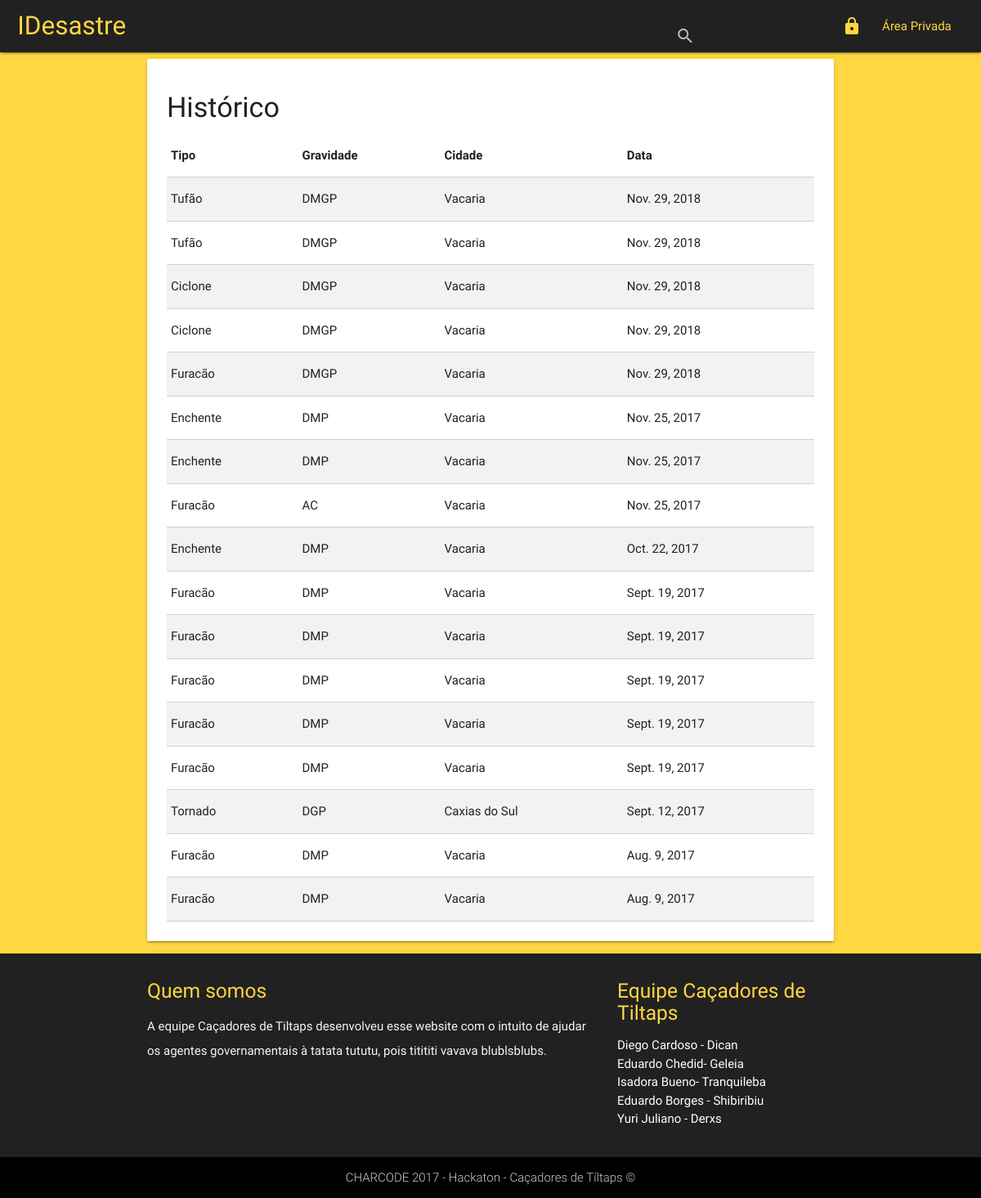
Page /especialista/indice/ (signed in) on the committed database.
### cadastro_incidente/models.py (models this page shows)
class Incidente(models.Model):
	gravidades = (
		('AC','Acidente'),
		('DMP', 'Médio Porte'),
		('DGP', 'Grande Porte'),
		('DMGP', 'Muito Grande Porte'),
	)
	cidade = models.ForeignKey(Cidade)
	tipo = models.CharField(max_length=30)
	data_prevista = models.DateField()
	gravidade = models.CharField(max_length=4, choices=gravidades)
	postado_por = models.ForeignKey('auth.User', editable=False)

### cidades/models.py (models this page shows)
class Cidade(models.Model):
    estados = (
        ('AC', 'AC'),
        ('AL', 'AL'),
        ('AP', 'AP'),
        ('AM', 'AM'),
        ('BA', 'BA'),
        ('CE', 'CE'),
        ('DF', 'DF'),
        ('ES', 'ES'),
        ('GO', 'GO'),
        ('MA', 'MA'),
        ('MT', 'MT'),
        ('MS', 'MS'),
        ('MG', 'MG'),
        ('PA', 'PA'),
        ('PB', 'PB'),
        ('PR', 'PR'),
        ('PE', 'PE'),
        ('PI', 'PI'),
        ('RJ', 'RJ'),
        ('RN', 'RN'),
        ('RO', 'RO'),
        ('RR', 'RR'),
        ('RS', 'RS'),
        ('SC', 'SC'),
        ('SP', 'SP'),
        ('SE', 'SE'),
        ('TO', 'TO'),
    )
    nome = models.CharField(max_length=50)
    uf = models.CharField(max_length=2, choices=estados, verbose_name='UF')
    usuario = models.OneToOneField(User)
    def __str__(self):
        return self.nome

### cadastro_especialistas/views.py (the view)
@user_passes_test(is_especialista)
@login_required
def indice(request):
	usuario = request.user
	incidentes = Incidente.objects.filter(postado_por=usuario).order_by('-data_prevista')
	return render(request, 'especialistas/seila.html', {'incidentes':incidentes})

### cadastro_especialistas/views.py (called while the page is built)
def is_especialista(user):
	return str(user.groups.first()) == 'Especialistas'

### cadastro_especialistas/templates/especialistas/seila.html (shortened to what this page needs)
<!DOCTYPE html>
<html lang="pt-BR">
<head>
{% load static %}
  <link href="{% static 'home/css/materialize.css' %}" type="text/css" rel="stylesheet" media="screen,projection"/>
  <link href="{% static 'home/css/style.css' %}" type="text/css" rel="stylesheet" media="screen,projection"/>
</head>
<body class="amber accent-2">
  <header class= "navbar-fixed">
  <nav class="grey darken-4">
    <div class="nav-wrapper">
    <div class="row">
    <div class="col l3 left"><a id="logo-container" href="#" class="brand-logo"><span style="padding: 10px 10px 20px 10px; color: #ffd740;">IDesastre</span></a></div>
    <div class="col l2">
        <form>
          <div class="input-field">
            <input id="search" type="search" />
            <label for="search"><i class="material-icons">search</i></label>
          </div>
        </form>
      </div>
    <div class="col l2">
      <ul class="right">
        <li><a href="#"><i class="material-icons left"><span style="color:#ffd740">https</span></i><span style="padding: 10px 10px 20px 10px;color: #ffd740">Área Privada</span></a></li>
      </ul></div>
    </div>
    </div>
  </nav>
  </header>
    <div class="container amber accent-2">
      <div class="card-panel hoverable">
        <h4>Histórico</h4>
          <table class = "striped bordered">
             <thead>
                <tr>
                   <th>Tipo</th>
                   <th>Gravidade</th>
                   <th>Cidade</th>
                   <th>Data</th>
                </tr>
             </thead>
             <tbody>
              {% for incidente in incidentes %}
                <tr>
                   <td>{{incidente.tipo}}</td>
                   <td>{{incidente.gravidade}}</td>
                   <td>{{incidente.cidade}}</td>
                   <td>{{incidente.data_prevista}}</td>
                </tr>
              {% endfor %}
             </tbody>
          </table>
      </div>
    </div>
  <footer class="page-footer grey darken-4">
  <div class="container">
   <div class="row">
    <div class="col l8 s12">
      <h5 class="amber-text text-accent-2">Quem somos</h5>
      <p class="grey-text text-lighten-4">A equipe Caçadores de Tiltaps desenvolveu esse website com o intuito de ajudar os agentes governamentais à tatata tututu, pois titititi vavava blublsblubs.</p>
    </div>
<div class="col l4 s12 right">
        <h5 class="amber-text text-accent-2">Equipe Caçadores de Tiltaps</h5>
         <pre><a href="https://www.facebook.com/profile.php?id=100006697067361">Diego Cardoso - Dican</a>
<a href="https://www.facebook.com/eduardo.ribeiro.969300">Eduardo Chedid- Geleia</a>
<a href="https://www.facebook.com/isadbc42">Isadora Bueno- Tranquileba</a>
<a href="https://www.facebook.com/eduardo.borges.58726">Eduardo Borges - Shibiribiu</a>
<a href="https://www.facebook.com/yuriboeira11tx">Yuri Juliano - Derxs</a></pre>
    </div>
   </div>
  </div>
  <div class="footer-copyright black">
   <div class="container center">CHARCODE 2017 - Hackaton - Caçadores de Tíltaps ©</div>
  </div>
 </footer>
  </body>
</html>

### home/static/home/css/style.css (style rules this page uses)
nav ul a, nav .brand-logo { color: #444; }
p { line-height: 2rem; }
footer.page-footer { margin: 0; }
a { color: white; }
pre { font-family: roboto }
input[type="search"] { height: 64px !important; }

### rows in the picture
Incidente: tipo "Tufão", gravidade "DMGP", cidade "Vacaria", data_prevista "Nov. 29, 2018"
Incidente: tipo "Tufão", gravidade "DMGP", cidade "Vacaria", data_prevista "Nov. 29, 2018"
Incidente: tipo "Ciclone", gravidade "DMGP", cidade "Vacaria", data_prevista "Nov. 29, 2018"
Incidente: tipo "Ciclone", gravidade "DMGP", cidade "Vacaria", data_prevista "Nov. 29, 2018"
Incidente: tipo "Furacão", gravidade "DMGP", cidade "Vacaria", data_prevista "Nov. 29, 2018"
Incidente: tipo "Enchente", gravidade "DMP", cidade "Vacaria", data_prevista "Nov. 25, 2017"
Incidente: tipo "Enchente", gravidade "DMP", cidade "Vacaria", data_prevista "Nov. 25, 2017"
Incidente: tipo "Furacão", gravidade "AC", cidade "Vacaria", data_prevista "Nov. 25, 2017"
Incidente: tipo "Enchente", gravidade "DMP", cidade "Vacaria", data_prevista "Oct. 22, 2017"
Incidente: tipo "Furacão", gravidade "DMP", cidade "Vacaria", data_prevista "Sept. 19, 2017"
Incidente: tipo "Furacão", gravidade "DMP", cidade "Vacaria", data_prevista "Sept. 19, 2017"
Incidente: tipo "Furacão", gravidade "DMP", cidade "Vacaria", data_prevista "Sept. 19, 2017"
Incidente: tipo "Furacão", gravidade "DMP", cidade "Vacaria", data_prevista "Sept. 19, 2017"
Incidente: tipo "Furacão", gravidade "DMP", cidade "Vacaria", data_prevista "Sept. 19, 2017"
Incidente: tipo "Tornado", gravidade "DGP", cidade "Caxias do Sul", data_prevista "Sept. 12, 2017"
Incidente: tipo "Furacão", gravidade "DMP", cidade "Vacaria", data_prevista "Aug. 9, 2017"
Incidente: tipo "Furacão", gravidade "DMP", cidade "Vacaria", data_prevista "Aug. 9, 2017"
